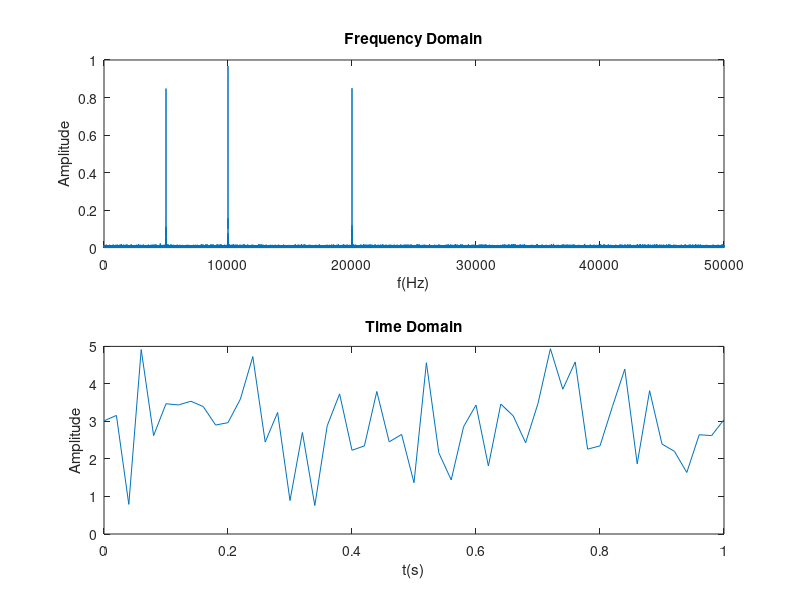

This chart was generated by the following MATLAB code:
FS=100000;  
T=1/FS; N=FS; n=0:N-1;
f1=5000; f2=10000; f3=20000;
xn=cos(2*pi*f1*n*T)+cos(2*pi*f2*n*T)+cos(2*pi*f3*n*T)+randn(size(n));
NFFT=2^nextpow2(N);
y=fft(xn,NFFT)/N;
f=FS/2*linspace(0,1,NFFT/2+1);
figure(1);
subplot(2,1,1);
plot(f,2*abs(y(1:NFFT/2+1)));
title('Frequency Domain');
xlabel('f(Hz)');
ylabel('Amplitude');

n1=0:(2000/N):1;
xn1=cos(2*pi*f1*n1)+cos(2*pi*f2*n1)+cos(2*pi*f3*n1)+randn(size(n1));
subplot(2,1,2);
plot(n1,xn1);
title('Time Domain');
xlabel('t(s)');
ylabel('Amplitude');